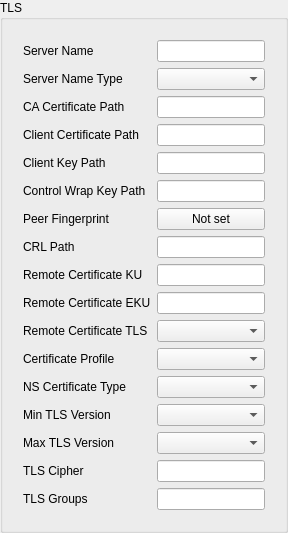
        <widget class="QGroupBox" name="tls_box">
         <property name="title">
          <string>TLS</string>
         </property>
         <layout class="QVBoxLayout" name="tls_box_layout">
          <item>
           <widget class="QWidget" name="tls_box_form_w" native="true">
            <layout class="QFormLayout" name="tls_box_form">
             <item row="0" column="0">
              <widget class="QLabel" name="tls_server_name_l">
               <property name="toolTip">
                <string>&lt;html&gt;&lt;head/&gt;&lt;body&gt;&lt;p&gt;Expected server certificate name. Name verification is disabled when empty.&lt;/p&gt;&lt;/body&gt;&lt;/html&gt;</string>
               </property>
               <property name="text">
                <string>Server Name</string>
               </property>
              </widget>
             </item>
             <item row="0" column="1">
              <widget class="QLineEdit" name="tls_server_name"/>
             </item>
             <item row="1" column="0">
              <widget class="QLabel" name="tls_server_name_type_l">
               <property name="toolTip">
                <string>&lt;html&gt;&lt;head/&gt;&lt;body&gt;&lt;p&gt;Certificate field matched by the server name. name is used by default and matches the common name exactly.&lt;/p&gt;&lt;/body&gt;&lt;/html&gt;</string>
               </property>
               <property name="text">
                <string>Server Name Type</string>
               </property>
              </widget>
             </item>
             <item row="1" column="1">
              <widget class="QComboBox" name="tls_server_name_type"/>
             </item>
             <item row="2" column="0">
              <widget class="QLabel" name="tls_certificate_path_l">
               <property name="toolTip">
                <string>&lt;html&gt;&lt;head/&gt;&lt;body&gt;&lt;p&gt;Conflicts with the inline CA certificate on the main editor.&lt;/p&gt;&lt;/body&gt;&lt;/html&gt;</string>
               </property>
               <property name="text">
                <string>CA Certificate Path</string>
               </property>
              </widget>
             </item>
             <item row="2" column="1">
              <widget class="QLineEdit" name="tls_certificate_path"/>
             </item>
             <item row="3" column="0">
              <widget class="QLabel" name="tls_client_certificate_path_l">
               <property name="toolTip">
                <string>&lt;html&gt;&lt;head/&gt;&lt;body&gt;&lt;p&gt;Conflicts with the inline client certificate on the main editor.&lt;/p&gt;&lt;/body&gt;&lt;/html&gt;</string>
               </property>
               <property name="text">
                <string>Client Certificate Path</string>
               </property>
              </widget>
             </item>
             <item row="3" column="1">
              <widget class="QLineEdit" name="tls_client_certificate_path"/>
             </item>
             <item row="4" column="0">
              <widget class="QLabel" name="tls_client_key_path_l">
               <property name="toolTip">
                <string>&lt;html&gt;&lt;head/&gt;&lt;body&gt;&lt;p&gt;Conflicts with the inline client key on the main editor.&lt;/p&gt;&lt;/body&gt;&lt;/html&gt;</string>
               </property>
               <property name="text">
                <string>Client Key Path</string>
               </property>
              </widget>
             </item>
             <item row="4" column="1">
              <widget class="QLineEdit" name="tls_client_key_path"/>
             </item>
             <item row="5" column="0">
              <widget class="QLabel" name="control_wrap_key_path_l">
               <property name="toolTip">
                <string>&lt;html&gt;&lt;head/&gt;&lt;body&gt;&lt;p&gt;Conflicts with the inline control channel wrap key on the main editor.&lt;/p&gt;&lt;/body&gt;&lt;/html&gt;</string>
               </property>
               <property name="text">
                <string>Control Wrap Key Path</string>
               </property>
              </widget>
             </item>
             <item row="5" column="1">
              <widget class="QLineEdit" name="control_wrap_key_path"/>
             </item>
             <item row="6" column="0">
              <widget class="QLabel" name="tls_peer_fingerprint_l">
               <property name="toolTip">
                <string>&lt;html&gt;&lt;head/&gt;&lt;body&gt;&lt;p&gt;Allowed SHA-256 fingerprints of the server leaf certificate, one per line, 64 lowercase hexadecimal characters without separators.&lt;/p&gt;&lt;/body&gt;&lt;/html&gt;</string>
               </property>
               <property name="text">
                <string>Peer Fingerprint</string>
               </property>
              </widget>
             </item>
             <item row="6" column="1">
              <widget class="QPushButton" name="tls_peer_fingerprint">
               <property name="text">
                <string>Not set</string>
               </property>
              </widget>
             </item>
             <item row="7" column="0">
              <widget class="QLabel" name="tls_crl_path_l">
               <property name="toolTip">
                <string>&lt;html&gt;&lt;head/&gt;&lt;body&gt;&lt;p&gt;PEM or DER certificate revocation list used to reject revoked server certificates.&lt;/p&gt;&lt;/body&gt;&lt;/html&gt;</string>
               </property>
               <property name="text">
                <string>CRL Path</string>
               </property>
              </widget>
             </item>
             <item row="7" column="1">
              <widget class="QLineEdit" name="tls_crl_path"/>
             </item>
             <item row="8" column="0">
              <widget class="QLabel" name="tls_remote_certificate_ku_l">
               <property name="toolTip">
                <string>&lt;html&gt;&lt;head/&gt;&lt;body&gt;&lt;p&gt;Comma separated hexadecimal key usage masks in OpenVPN remote-cert-ku format.&lt;/p&gt;&lt;/body&gt;&lt;/html&gt;</string>
               </property>
               <property name="text">
                <string>Remote Certificate KU</string>
               </property>
              </widget>
             </item>
             <item row="8" column="1">
              <widget class="QLineEdit" name="tls_remote_certificate_ku"/>
             </item>
             <item row="9" column="0">
              <widget class="QLabel" name="tls_remote_certificate_eku_l">
               <property name="toolTip">
                <string>&lt;html&gt;&lt;head/&gt;&lt;body&gt;&lt;p&gt;Required extended key usage. Conflicts with an explicit remote certificate TLS check.&lt;/p&gt;&lt;/body&gt;&lt;/html&gt;</string>
               </property>
               <property name="text">
                <string>Remote Certificate EKU</string>
               </property>
              </widget>
             </item>
             <item row="9" column="1">
              <widget class="QLineEdit" name="tls_remote_certificate_eku"/>
             </item>
             <item row="10" column="0">
              <widget class="QLabel" name="tls_remote_certificate_tls_l">
               <property name="toolTip">
                <string>&lt;html&gt;&lt;head/&gt;&lt;body&gt;&lt;p&gt;Peer certificate purpose check. server is used by default; none disables the check.&lt;/p&gt;&lt;/body&gt;&lt;/html&gt;</string>
               </property>
               <property name="text">
                <string>Remote Certificate TLS</string>
               </property>
              </widget>
             </item>
             <item row="10" column="1">
              <widget class="QComboBox" name="tls_remote_certificate_tls"/>
             </item>
             <item row="11" column="0">
              <widget class="QLabel" name="tls_certificate_profile_l">
               <property name="toolTip">
                <string>&lt;html&gt;&lt;head/&gt;&lt;body&gt;&lt;p&gt;legacy is used by default. insecure accepts MD5 and SHA-1 signed chains; preferred requires stronger signatures and keys.&lt;/p&gt;&lt;/body&gt;&lt;/html&gt;</string>
               </property>
               <property name="text">
                <string>Certificate Profile</string>
               </property>
              </widget>
             </item>
             <item row="11" column="1">
              <widget class="QComboBox" name="tls_certificate_profile"/>
             </item>
             <item row="12" column="0">
              <widget class="QLabel" name="tls_ns_certificate_type_l">
               <property name="toolTip">
                <string>&lt;html&gt;&lt;head/&gt;&lt;body&gt;&lt;p&gt;Deprecated Netscape certificate type check. Prefer Remote Certificate TLS.&lt;/p&gt;&lt;/body&gt;&lt;/html&gt;</string>
               </property>
               <property name="text">
                <string>NS Certificate Type</string>
               </property>
              </widget>
             </item>
             <item row="12" column="1">
              <widget class="QComboBox" name="tls_ns_certificate_type"/>
             </item>
             <item row="13" column="0">
              <widget class="QLabel" name="tls_version_min_l">
               <property name="toolTip">
                <string>&lt;html&gt;&lt;head/&gt;&lt;body&gt;&lt;p&gt;1.2 is used by default.&lt;/p&gt;&lt;/body&gt;&lt;/html&gt;</string>
               </property>
               <property name="text">
                <string>Min TLS Version</string>
               </property>
              </widget>
             </item>
             <item row="13" column="1">
              <widget class="QComboBox" name="tls_version_min"/>
             </item>
             <item row="14" column="0">
              <widget class="QLabel" name="tls_version_max_l">
               <property name="toolTip">
                <string>&lt;html&gt;&lt;head/&gt;&lt;body&gt;&lt;p&gt;The maximum supported version is used by default. It cannot be lower than the minimum.&lt;/p&gt;&lt;/body&gt;&lt;/html&gt;</string>
               </property>
               <property name="text">
                <string>Max TLS Version</string>
               </property>
              </widget>
             </item>
             <item row="14" column="1">
              <widget class="QComboBox" name="tls_version_max"/>
             </item>
             <item row="15" column="0">
              <widget class="QLabel" name="tls_cipher_l">
               <property name="toolTip">
                <string>&lt;html&gt;&lt;head/&gt;&lt;body&gt;&lt;p&gt;Colon separated OpenSSL cipher suite names allowed for TLS 1.2 and earlier.&lt;/p&gt;&lt;/body&gt;&lt;/html&gt;</string>
               </property>
               <property name="text">
                <string>TLS Cipher</string>
               </property>
              </widget>
             </item>
             <item row="15" column="1">
              <widget class="QLineEdit" name="tls_cipher"/>
             </item>
             <item row="16" column="0">
              <widget class="QLabel" name="tls_groups_l">
               <property name="toolTip">
                <string>&lt;html&gt;&lt;head/&gt;&lt;body&gt;&lt;p&gt;Colon separated key exchange groups in preference order: X25519, SECP256R1, SECP384R1, SECP521R1.&lt;/p&gt;&lt;/body&gt;&lt;/html&gt;</string>
               </property>
               <property name="text">
                <string>TLS Groups</string>
               </property>
              </widget>
             </item>
             <item row="16" column="1">
              <widget class="QLineEdit" name="tls_groups"/>
             </item>
            </layout>
           </widget>
          </item>
         </layout>
        </widget>
